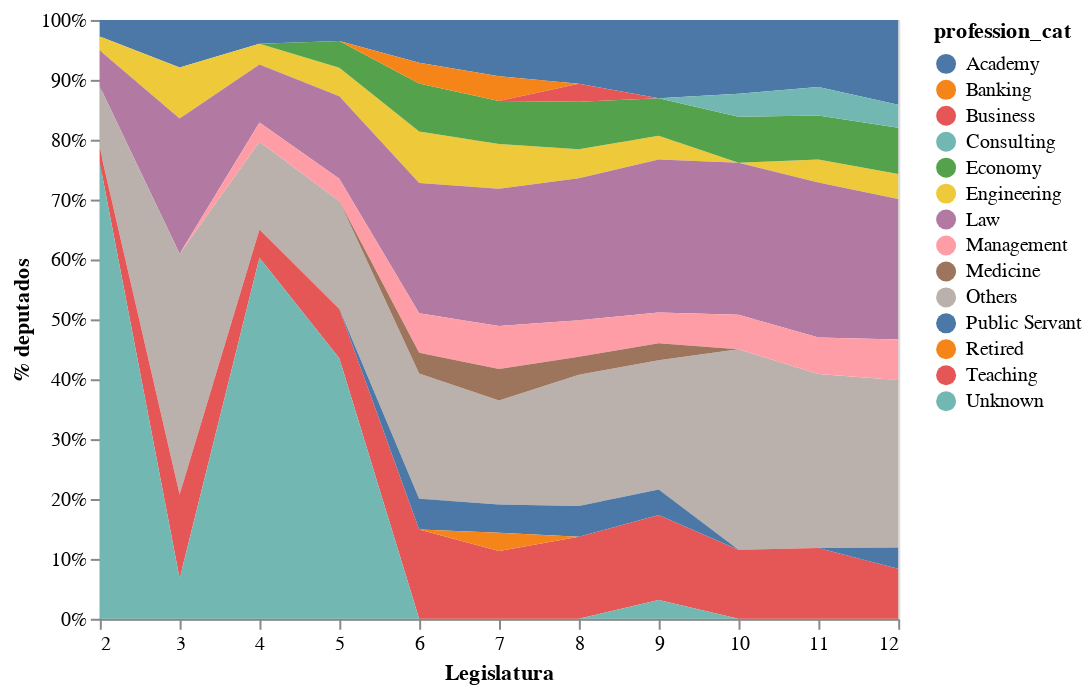

The code cell stored with this chart in its notebook:
### Code cell
alt.Chart(final_df).mark_area().encode(
    x=alt.X("legislatureNumber:Q", title="Legislatura"),
    y=alt.Y("number_of_deputados:Q", stack="normalize", title='% deputados', axis=alt.Axis(format='%')),
    color="profession_cat:N"
)

### Figure 1 — Vega-Lite specification as saved in the notebook (floating-point values rounded to 4 significant figures)
{"config": {"view": {"continuousWidth": 400, "continuousHeight": 300}}, "data": {"name": "data-dc161b42d953fc0c858ee7ca0dca42f3"}, "mark": "area", "encoding": {"color": {"type": "nominal", "field": "profession_cat"}, "x": {"type": "quantitative", "field": "legislatureNumber", "title": "Legislatura"}, "y": {"type": "quantitative", "axis": {"format": "%"}, "field": "number_of_deputados", "stack": "normalize", "title": "% deputados"}}, "$schema": "https://vega.github.io/schema/vega-lite/v4.8.1.json", "datasets": {"data-dc161b42d953fc0c858ee7ca0dca42f3": [{"legislatureNumber": 2, "profession_cat": "Academy", "number_of_deputados": 12}, {"legislatureNumber": 2, "profession_cat": "Engineering", "number_of_deputados": 10}, {"legislatureNumber": 2, "profession_cat": "Law", "number_of_deputados": 26}, {"legislatureNumber": 2, "profession_cat": "Others", "number_of_deputados": 45}, {"legislatureNumber": 2, "profession_cat": "Teaching", "number_of_deputados": 10}, {"legislatureNumber": 2, "profession_cat": "Unknown", "number_of_deputados": 329}, {"legislatureNumber": 3, "profession_cat": "Academy", "number_of_deputados": 13}, {"legislatureNumber": 3, "profession_cat": "Engineering", "number_of_deputados": 14}, {"legislatureNumber": 3, "profession_cat": "Law", "number_of_deputados": 37}, {"legislatureNumber": 3, "profession_cat": "Others", "number_of_deputados": 66}, {"legislatureNumber": 3, "profession_cat": "Teaching", "number_of_deputados": 23}, {"legislatureNumber": 3, "profession_cat": "Unknown", "number_of_deputados": 11}, {"legislatureNumber": 4, "profession_cat": "Academy", "number_of_deputados": 16}, {"legislatureNumber": 4, "profession_cat": "Engineering", "number_of_deputados": 14}, {"legislatureNumber": 4, "profession_cat": "Law", "number_of_deputados": 39}, {"legislatureNumber": 4, "profession_cat": "Management", "number_of_deputados": 13}, {"legislatureNumber": 4, "profession_cat": "Others", "number_of_deputados": 59}, {"legislatureNumber": 4, "profession_cat": "Teaching", "number_of_deputados": 19}, {"legislatureNumber": 4, "profession_cat": "Unknown", "number_of_deputados": 243}, {"legislatureNumber": 5, "profession_cat": "Academy", "number_of_deputados": 14}, {"legislatureNumber": 5, "profession_cat": "Economy", "number_of_deputados": 18}, {"legislatureNumber": 5, "profession_cat": "Engineering", "number_of_deputados": 19}, {"legislatureNumber": 5, "profession_cat": "Law", "number_of_deputados": 55}, {"legislatureNumber": 5, "profession_cat": "Management", "number_of_deputados": 15}, {"legislatureNumber": 5, "profession_cat": "Others", "number_of_deputados": 72}, {"legislatureNumber": 5, "profession_cat": "Teaching", "number_of_deputados": 33}, {"legislatureNumber": 5, "profession_cat": "Unknown", "number_of_deputados": 174}, {"legislatureNumber": 6, "profession_cat": "Academy", "number_of_deputados": 25}, {"legislatureNumber": 6, "profession_cat": "Banking", "number_of_deputados": 12}, {"legislatureNumber": 6, "profession_cat": "Economy", "number_of_deputados": 28}, {"legislatureNumber": 6, "profession_cat": "Engineering", "number_of_deputados": 30}, {"legislatureNumber": 6, "profession_cat": "Law", "number_of_deputados": 76}, {"legislatureNumber": 6, "profession_cat": "Management", "number_of_deputados": 23}, {"legislatureNumber": 6, "profession_cat": "Medicine", "number_of_deputados": 12}, {"legislatureNumber": 6, "profession_cat": "Others", "number_of_deputados": 73}, {"legislatureNumber": 6, "profession_cat": "Public Servant", "number_of_deputados": 18}, {"legislatureNumber": 6, "profession_cat": "Teaching", "number_of_deputados": 52}, {"legislatureNumber": 7, "profession_cat": "Academy", "number_of_deputados": 34}, {"legislatureNumber": 7, "profession_cat": "Banking", "number_of_deputados": 15}, {"legislatureNumber": 7, "profession_cat": "Economy", "number_of_deputados": 26}, {"legislatureNumber": 7, "profession_cat": "Engineering", "number_of_deputados": 27}, {"legislatureNumber": 7, "profession_cat": "Law", "number_of_deputados": 83}, {"legislatureNumber": 7, "profession_cat": "Management", "number_of_deputados": 26}, {"legislatureNumber": 7, "profession_cat": "Medicine", "number_of_deputados": 19}, {"legislatureNumber": 7, "profession_cat": "Others", "number_of_deputados": 63}, {"legislatureNumber": 7, "profession_cat": "Public Servant", "number_of_deputados": 17}, {"legislatureNumber": 7, "profession_cat": "Retired", "number_of_deputados": 11}, {"legislatureNumber": 7, "profession_cat": "Teaching", "number_of_deputados": 41}, {"legislatureNumber": 8, "profession_cat": "Academy", "number_of_deputados": 35}, {"legislatureNumber": 8, "profession_cat": "Business", "number_of_deputados": 10}, {"legislatureNumber": 8, "profession_cat": "Economy", "number_of_deputados": 26}, {"legislatureNumber": 8, "profession_cat": "Engineering", "number_of_deputados": 16}, {"legislatureNumber": 8, "profession_cat": "Law", "number_of_deputados": 78}, {"legislatureNumber": 8, "profession_cat": "Management", "number_of_deputados": 20}, {"legislatureNumber": 8, "profession_cat": "Medicine", "number_of_deputados": 10}, {"legislatureNumber": 8, "profession_cat": "Others", "number_of_deputados": 72}, {"legislatureNumber": 8, "profession_cat": "Public Servant", "number_of_deputados": 17}, {"legislatureNumber": 8, "profession_cat": "Teaching", "number_of_deputados": 45}, {"legislatureNumber": 9, "profession_cat": "Academy", "number_of_deputados": 46}, {"legislatureNumber": 9, "profession_cat": "Economy", "number_of_deputados": 22}, {"legislatureNumber": 9, "profession_cat": "Engineering", "number_of_deputados": 14}, {"legislatureNumber": 9, "profession_cat": "Law", "number_of_deputados": 90}, {"legislatureNumber": 9, "profession_cat": "Management", "number_of_deputados": 18}, {"legislatureNumber": 9, "profession_cat": "Medicine", "number_of_deputados": 10}, {"legislatureNumber": 9, "profession_cat": "Others", "number_of_deputados": 76}, {"legislatureNumber": 9, "profession_cat": "Public Servant", "number_of_deputados": 15}, {"legislatureNumber": 9, "profession_cat": "Teaching", "number_of_deputados": 50}, {"legislatureNumber": 9, "profession_cat": "Unknown", "number_of_deputados": 11}, {"legislatureNumber": 10, "profession_cat": "Academy", "number_of_deputados": 32}, {"legislatureNumber": 10, "profession_cat": "Consulting", "number_of_deputados": 10}, {"legislatureNumber": 10, "profession_cat": "Economy", "number_of_deputados": 20}, {"legislatureNumber": 10, "profession_cat": "Law", "number_of_deputados": 66}, {"legislatureNumber": 10, "profession_cat": "Management", "number_of_deputados": 15}, {"legislatureNumber": 10, "profession_cat": "Others", "number_of_deputados": 87}, {"legislatureNumber": 10, "profession_cat": "Teaching", "number_of_deputados": 30}, {"legislatureNumber": 11, "profession_cat": "Academy", "number_of_deputados": 35}, {"legislatureNumber": 11, "profession_cat": "Consulting", "number_of_deputados": 15}, {"legislatureNumber": 11, "profession_cat": "Economy", "number_of_deputados": 23}, {"legislatureNumber": 11, "profession_cat": "Engineering", "number_of_deputados": 12}, {"legislatureNumber": 11, "profession_cat": "Law", "number_of_deputados": 81}, {"legislatureNumber": 11, "profession_cat": "Management", "number_of_deputados": 19}, {"legislatureNumber": 11, "profession_cat": "Others", "number_of_deputados": 91}, {"legislatureNumber": 11, "profession_cat": "Teaching", "number_of_deputados": 37}, {"legislatureNumber": 12, "profession_cat": "Academy", "number_of_deputados": 44}, {"legislatureNumber": 12, "profession_cat": "Consulting", "number_of_deputados": 12}, {"legislatureNumber": 12, "profession_cat": "Economy", "number_of_deputados": 24}, {"legislatureNumber": 12, "profession_cat": "Engineering", "number_of_deputados": 13}, {"legislatureNumber": 12, "profession_cat": "Law", "number_of_deputados": 73}, {"legislatureNumber": 12, "profession_cat": "Management", "number_of_deputados": 21}, {"legislatureNumber": 12, "profession_cat": "Others", "number_of_deputados": 87}, {"legislatureNumber": 12, "profession_cat": "Public Servant", "number_of_deputados": 11}, {"legislatureNumber": 12, "profession_cat": "Teaching", "number_of_deputados": 26}]}}
